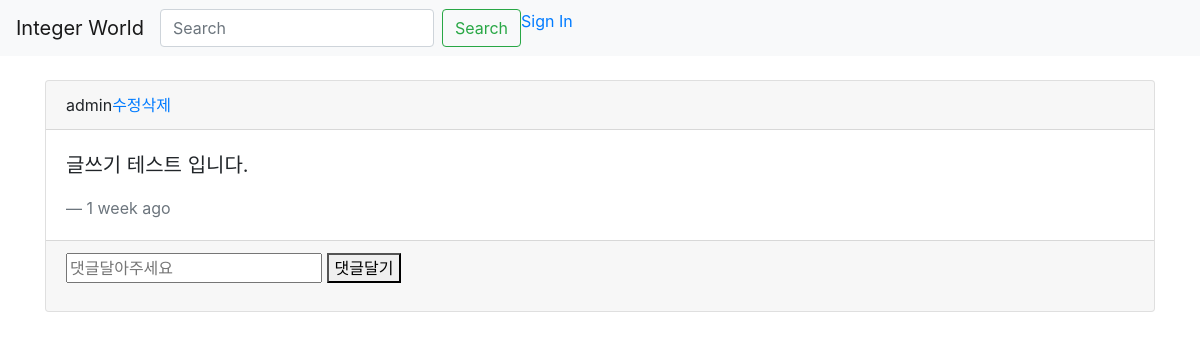
Page /myApp/index/ on the earlier database version.
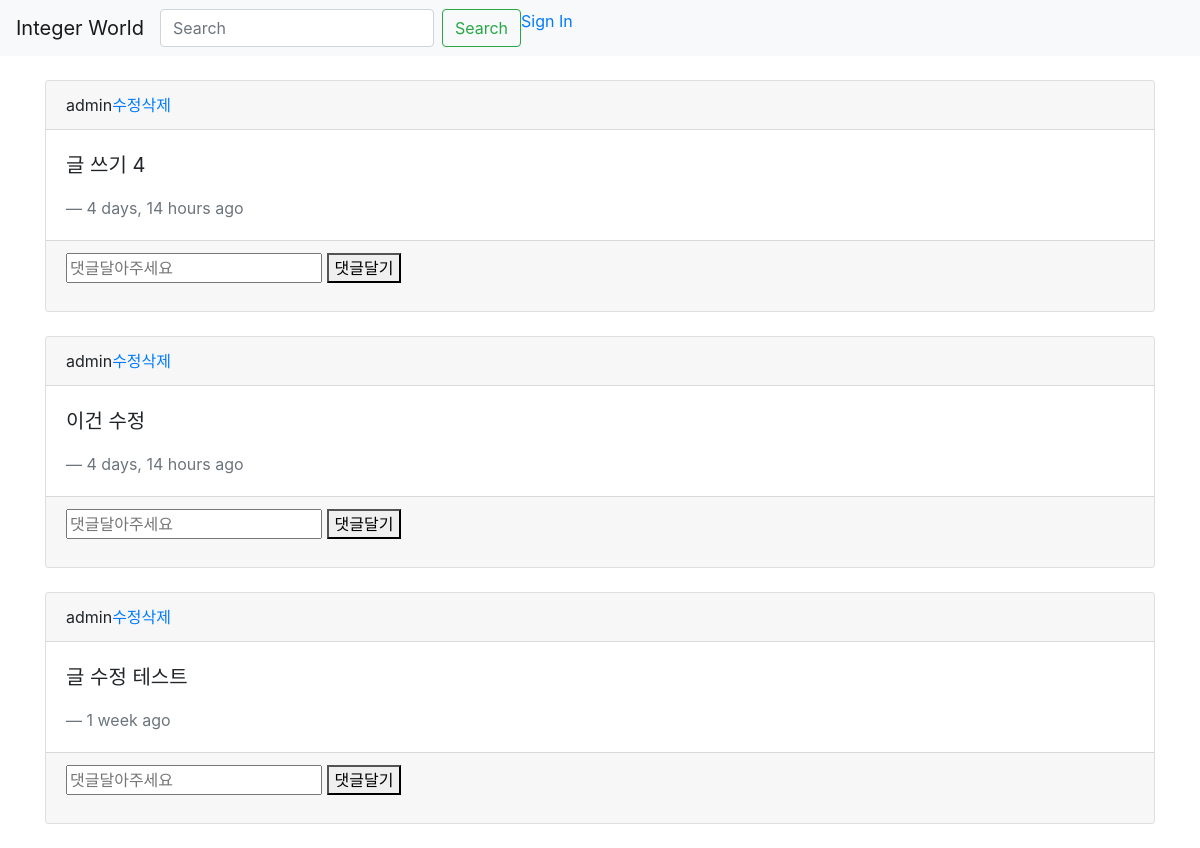
Same page on the later database version.
### myApp/models.py (models this page shows, shortened)
class Post(models.Model):
    main_text = models.CharField(max_length=200)
    create_user = models.ForeignKey(User, on_delete = models.CASCADE)
    create_date = models.DateTimeField('date published', default=timezone.now)
    update_date = models.DateTimeField('date published', null = True, default=timezone.now)

### myApp/views.py (the view)
# urls.py: path('index/', views.index, name="index"),
def index(request):
    posts = Post.objects.order_by('-id')
    app_url = request.path
    return render(request, 'index.html', {'posts':posts, 'app_url':app_url})

### myApp/templates/index.html (shortened to what this page needs)
{% extends 'base.html' %}
{% load humanize %}
{% block content %}
<body>
    {% for post in posts.all %}
    <div class="card">
        <div class="card-header">{{ post.create_user }}<a href="{% url 'update' post.id %}">수정</a><a href="{% url 'delete' post.id %}">삭제</a></div>
        <div class="card-body">
          <blockquote class="blockquote mb-0">
            <p>{{ post.main_text }}</p>
            <footer class="blockquote-footer">{{ post.create_date | naturaltime }}</footer>
          </blockquote>
        </div>
        <div class="card-footer">
          <form action="{% url 'c_post' post.id %}" method="POST">
              <input type="text" name="comment_text" id="comment_text" placeholder="댓글달아주세요">
              <button type="submit">댓글달기</button>
          </form>
        </div>
      </div>
      <br>
      {% endfor %}
</body>
{% endblock %}

Differences in the rows shown:
added Post: create_user "admin", main_text "글 쓰기 4", create_date "4 days, 14 hours ago"
added Post: create_user "admin", main_text "이건 수정", create_date "4 days, 14 hours ago"
changed Post: main_text "글쓰기 테스트 입니다." → "글 수정 테스트"
